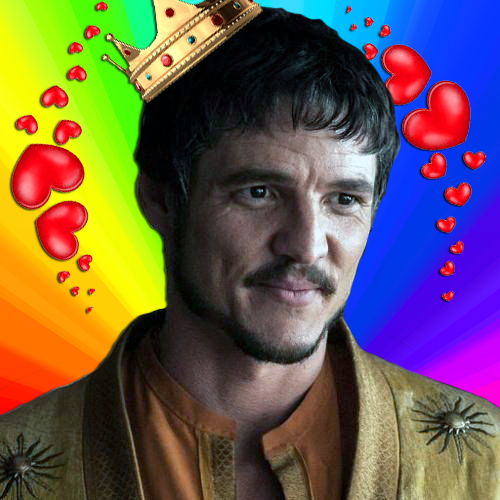
#> input picture images/nonbin/02.png, 500 x 500 px
$ python evaluation.py images/bin/01.png images/bin/01b.png   (Python 2 division)   (older library calls are emulated)
#> lines starting #> are read from the running program, lines starting #| are printed output that depends on the picture; after the words box and inside, x2 and y2 are one past the last pixel; in counts of white or black regions, pixels touching at a corner belong together
#!/usr/bin/python

import cv2
import os, sys
import numpy as np
import math
#Para exportar resultados a LaTeX

#from pylatex import Document, Section, Subsection, Table, Math, TikZ, Axis, \
#        Plot
#from pylatex.numpy import Matrix
#from pylatex.utils import italic, bold


N = 16 # derp

skin_w = [
        0.0294,
        0.0331,
        0.0654,
        0.0756,
        0.0554,
        0.0314,
        0.0454,
        0.0469,
        0.0956,
        0.0763,
        0.1100,
        0.0676,
        0.0755,
        0.0500,
        0.0667,
        0.0749 ]

skin_mu = [
        np.array([017.76, 029.94, 073.53]),
        np.array([217.49, 233.94, 249.71]),
        np.array([096.95, 116.25, 161.68]),
        np.array([114.40, 136.62, 186.07]),
        np.array([051.18, 098.37, 189.26]),
        np.array([090.84, 152.20, 247.00]),
        np.array([037.76, 072.66, 150.10]),
        np.array([156.34, 171.09, 206.85]),
        np.array([120.04, 152.82, 212.78]),
        np.array([138.94, 175.43, 234.87]),
        np.array([074.59, 097.74, 151.19]),
        np.array([059.82, 077.55, 120.52]),
        np.array([082.32, 119.62, 192.20]),
        np.array([087.24, 136.08, 214.29]),
        np.array([038.06, 054.33, 099.57]),
        np.array([176.91, 203.08, 238.88]) ]

skin_sigma = [
        np.array([112.80, 121.44, 765.40]),
        np.array([396.05, 154.44, 039.94]),
        np.array([162.85, 060.48, 291.03]),
        np.array([198.27, 064.60, 274.95]),
        np.array([250.69, 222.40, 633.18]),
        np.array([609.92, 691.53, 065.23]),
        np.array([257.57, 200.77, 408.63]),
        np.array([572.79, 155.08, 530.08]),
        np.array([243.90, 084.52, 160.57]),
        np.array([279.22, 121.57, 163.80]),
        np.array([175.11, 073.56, 425.40]),
        np.array([151.82, 070.34, 330.45]),
        np.array([259.15, 092.14, 152.76]),
        np.array([270.19, 140.17, 204.90]),
        np.array([151.29, 090.18, 448.13]),
        np.array([404.99, 156.27, 178.38]) ]

nonskin_w = [
    0.0637,
    0.0516,
    0.0864,
    0.0636,
    0.0747,
    0.0365,
    0.0349,
    0.0649,
    0.0656,
    0.1189,
    0.0362,
    0.0849,
    0.0368,
    0.0389,
    0.0943,
    0.0477 ]

nonskin_mu = [
    np.array([253.82, 254.41, 254.37]),
    np.array([008.52, 008.09, 009.39]),
    np.array([091.53, 096.95, 096.57]),
    np.array([159.06, 162.49, 160.44]),
    np.array([046.33, 063.23, 074.98]),
    np.array([018.31, 060.88, 121.83]),
    np.array([091.04, 154.88, 202.18]),
    np.array([206.55, 201.93, 193.06]),
    np.array([061.55, 057.14, 051.88]),
    np.array([025.32, 026.84, 030.88]),
    np.array([131.95, 085.96, 044.97]),
    np.array([230.70, 236.27, 236.02]),
    np.array([164.12, 191.20, 207.86]),
    np.array([188.17, 148.11, 099.83]),
    np.array([123.10, 131.92, 135.06]),
    np.array([066.88, 103.89, 135.96]) ]

nonskin_sigma = [
    np.array([0005.46, 0002.81, 0002.77]),
    np.array([0032.48, 0033.59, 0046.84]),
    np.array([0436.58, 0156.79, 0280.69]),
    np.array([0591.24, 0115.89, 0355.98]),
    np.array([0361.27, 0245.95, 0414.84]),
    np.array([0237.18, 1383.53, 2502.24]),
    np.array([1582.52, 1766.94, 0957.42]),
    np.array([0447.28, 0190.23, 0562.88]),
    np.array([0433.40, 0191.77, 0344.11]),
    np.array([0182.41, 0118.65, 0222.07]),
    np.array([0963.67, 0840.52, 0651.32]),
    np.array([0331.95, 0117.29, 0225.03]),
    np.array([0533.52, 0237.69, 0494.04]),
    np.array([0916.70, 0654.95, 0955.88]),
    np.array([0388.43, 0130.30, 0350.35]),
    np.array([0350.36, 0642.20, 0806.44]) ]


def mix_of_gaussians(image, theta):


#> called with theta = 0.2
    dest_image = np.zeros(image.shape, dtype = np.uint8)
#> dest_image: shape (500, 500, 3); every value is 0

    # Los factores que van con los sumandos son los mismos siempre asi que
    # mejor precalcular :)

    val = 1.0 / (2.0 * np.pi)** (2.0/3.0)

    skin_factors = [ val * skin_w[i] / np.sqrt(np.absolute(np.prod(skin_sigma[i])))  for i in xrange(N) ]

    nonskin_factors = [ val * nonskin_w[i] / np.sqrt(np.absolute(np.prod(nonskin_sigma[i])))  for i in xrange(N) ]

    #for each px
    (y, _x, fef) = image.shape
#> y = 500; fef = 3

    for idx_i in xrange(_x):
        for idx_j in xrange(y):
            x = image[idx_j, idx_i].astype(np.float_)

            # Estos deberian ser, para cada i, los numeros que van en el
            # exponente :V
            skin_exponents = [ np.sum((x - skin_mu[i])**2) / skin_sigma[i] for i in xrange(N) ]


            skin_P = np.sum([ skin_factors[i] * np.exp( - skin_exponents[i]) for i
                in xrange(N) ])

            nonskin_exponents = [ np.sum((x - nonskin_mu[i])**2) / nonskin_sigma[i] for i in xrange(N) ]

            nonskin_P = np.sum([ nonskin_factors[i] *
                np.exp(- nonskin_exponents[i]) for i in xrange(N) ])

            dest_image[idx_j, idx_i] = 255 if skin_P/nonskin_P > theta else 0
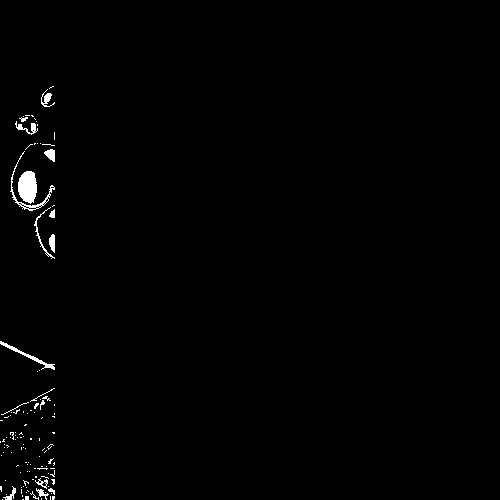
#> dest_image: shape (500, 500, 3); 0.87% white; 121 white regions (104 under 20 px), largest, box (x1, y1, x2, y2) and area: (18, 171, 37, 204) 489, (10, 151, 55, 211) 240, (0, 341, 55, 370) 207

    return dest_image

# [107 lines left out: functions roc_curve, toBin, genROCPoints, not called in this run]

if __name__ == '__main__':

    # [14 lines of commented-out code are left out]

#> (the run stopped early here; a loop or call above may not have finished)
